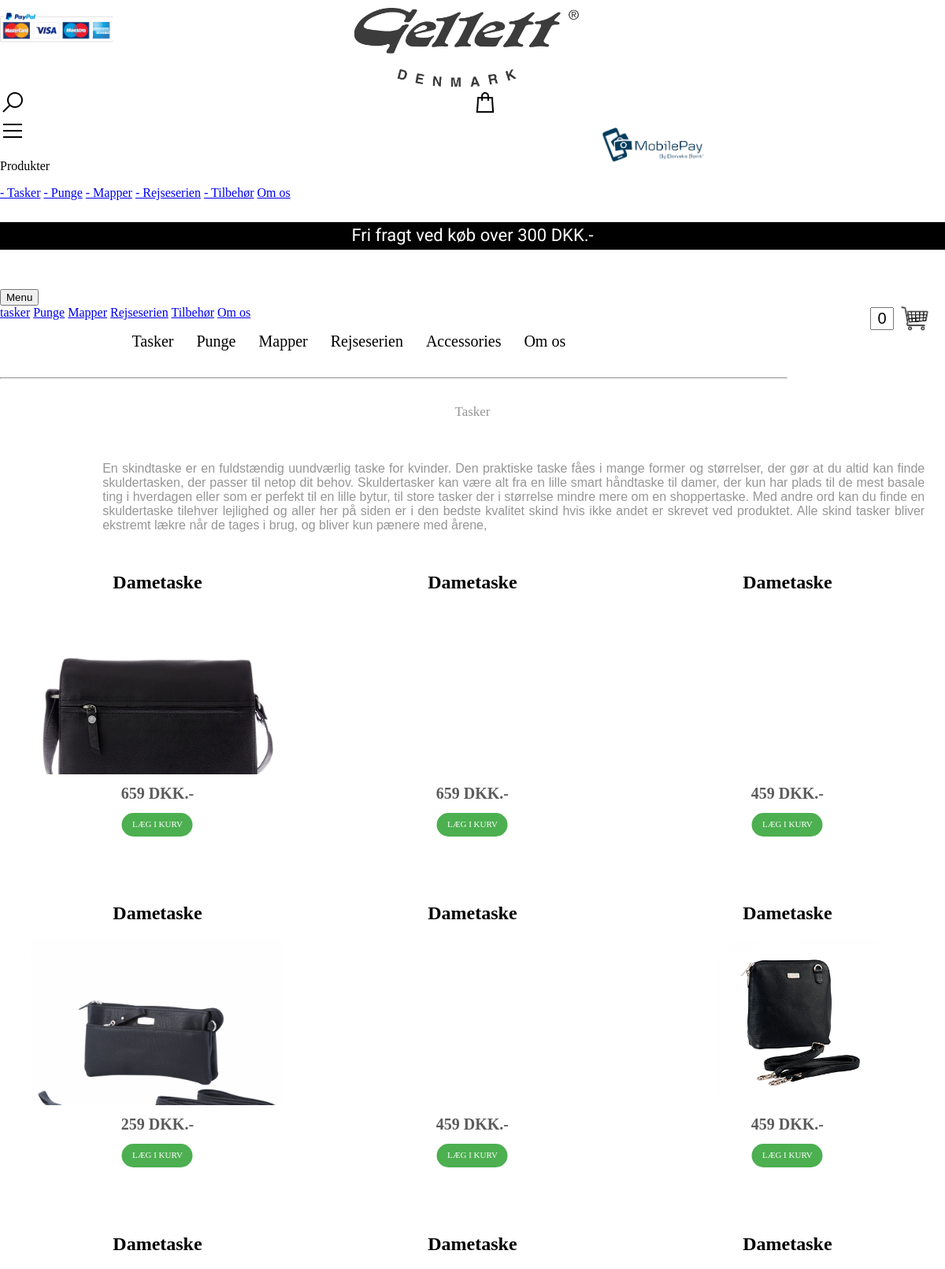
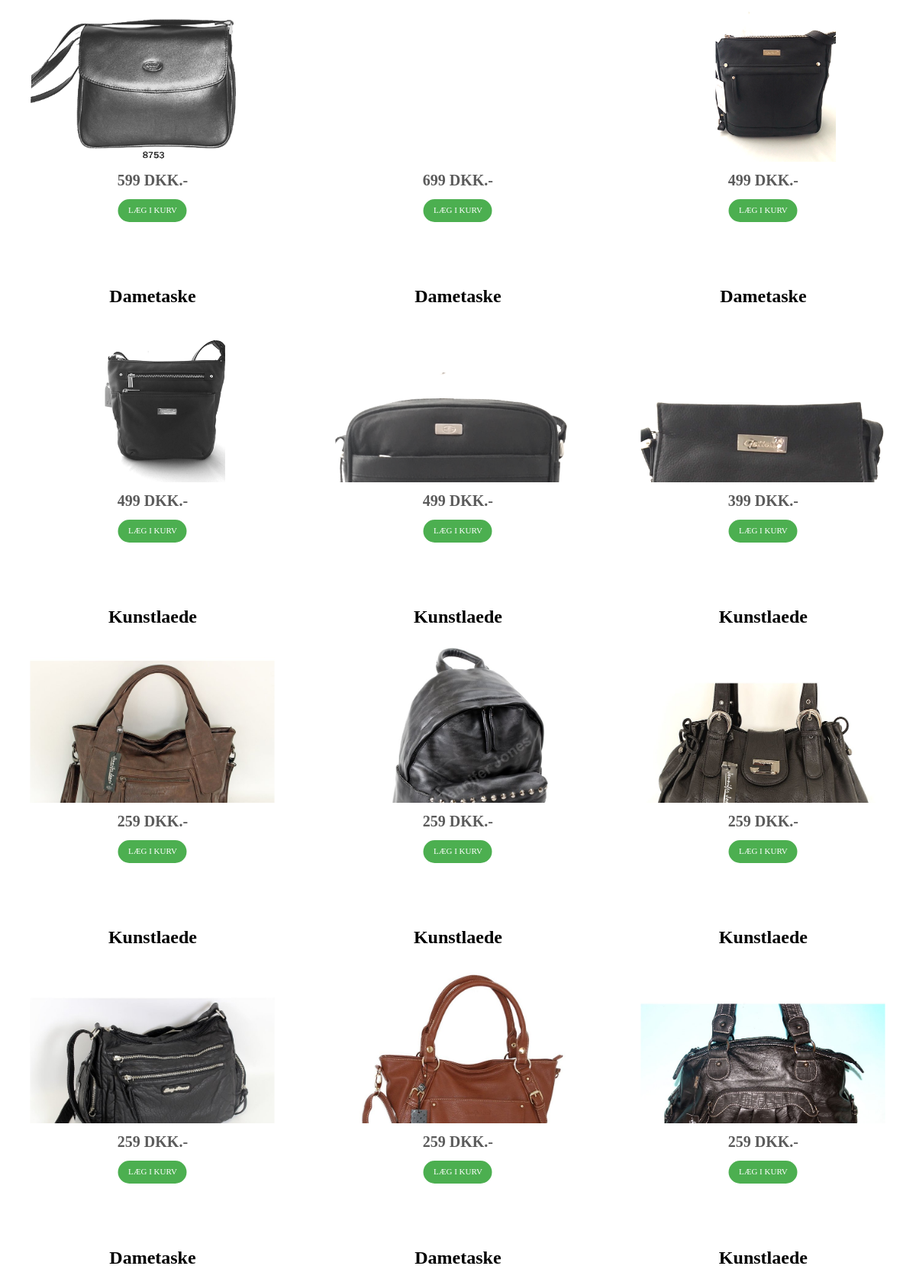
The page /tasker (upper part) on the database its author committed (2 pictures, top to bottom).
### tables this page shows
CREATE TABLE "varer" (
	`varer_image_path`	text,
	`vare_beskrivelse`	text,
	`varer_cost`	text,
	`ID`	text,
	`Billeder`	text,
	`type`	text,
	`vare_nummer`	TEXT,
	`mål`	TEXT,
	`farve`	TEXT,
	`alternativer`	TEXT
);

### gellettleather.py (the view, shortened to what this page needs)
@app.route('/<varetype>/<varetype_1>')
@app.route('/<varetype>', defaults={'varetype_1': ''})
def varer(varetype, varetype_1):
    if varetype_1 != "":
        titel = varetype_1.capitalize()
        path_go_1 = varetype
        path_go_2 = varetype+"/"+varetype_1
        path_1 = varetype.capitalize()
        path_2 = varetype_1.capitalize()
        arrow = "> "
    else:
        path_go_1 = varetype
        path_go_2 = ""
        path_1 = varetype.capitalize()
        path_2 = ""
        titel = varetype.capitalize()
        arrow = ""
    x = 1
    y = 0
    z = 0
    buy_btn_value = []
    image_number = []
    image_path = []
    product_text = []
    product_price = []
    antal = []
    kategori = []
    varenummer = []
    c1.execute('SELECT * FROM varer')
    for row in c1.fetchall():
        if varetype_1 == "":
            if row[5] == varetype:
                row_numm = c1.rowcount + x
                image_number.append(row_numm)
                image_path.append(row[0])
                product_text.append(row[6])
                product_price.append(row[2])
                antal.append(row[4])
                buy_btn_value.append(row[5])
                kategori.append(row[3].capitalize())
                varenummer.append(row[6])
                x = x + 1
                z = z + 1
                if z == 3:
                    y = y + 1
                    z = 0
    if z:
        height = (y + 1) * 450 + 127 + 150
        content_height = (y + 1) * 450 + 127 + 20 + 127 + 150
    else:
        height = y * 450 + 150
        content_height = y * 450 + 127 + 20 + 150
    return render_template("varer.html", varenummer=varenummer, kategori=kategori, arrow=arrow, path_go_1=path_go_1, path_go_2=path_go_2, path_1=path_1,
                           path_2=path_2, image_path=image_path, image_number=image_number, product_text=product_text,
                           product_price=product_price, height=height, titel=titel, content_height=content_height,
                           antal=antal, buy_btn_value=buy_btn_value)

### templates/varer.html (shortened to what this page needs)
<!DOCTYPE html>
<html>
<head>
    <link rel="stylesheet" type="text/css" href="/static/css/colums.css?v=1.01">
    <link rel="stylesheet" type="text/css" href="/static/css/varer.css?v=1.09">
</head>
<body id="body">
    {% include 'header.html' %}
    <div id="content">
        <div id="container">
            {% include 'nav.html' %}
                {% include 'menu.html' %}
                <div id="border_container">
                    <div class="path_container">
                        <div class="path_text">
                            <p><a href="/{{ path_go_1 }}">{{ path_1 }}</a> {{ arrow }} <a href="/{{ path_go_2 }}">{{ path_2 }}</a></p>
                        </div>
                    </div>
                    <section id="kategori_beskrivelse">
                        <p>
                            {% if path_1 == "Tasker"  %}
                                En skindtaske er en fuldstændig uundværlig taske for kvinder. Den praktiske taske fåes i mange former og størrelser, der gør at du altid kan finde skuldertasken, der passer til netop dit behov. Skuldertasker kan være alt fra en lille smart håndtaske til damer, der kun har plads til de mest basale ting i hverdagen eller som er perfekt til en lille bytur, til store tasker der i størrelse mindre mere om en shoppertaske. Med andre ord kan du finde en skuldertaske tilehver lejlighed og aller her på siden er i den bedste kvalitet skind hvis ikke andet er skrevet ved produktet. Alle skind tasker bliver ekstremt lækre når de tages i brug, og bliver kun pænere med årene,
                            {% endif %}
                        </p>
                    </section>
                    <div class="products">
                        <div class="row">
                            {% for num in image_number %}
                                <div class="col-4 col-m-4 col-s-12">
                                    <div class="product_container">
                                        <div class="kategori kategori_{{ num }}"> <h2>{{ kategori[num] }}</h2> </div>
                                        <div class="billede billede_{{ num }}" id="{{ image_path[num] }}" style="background-image: url('{{ image_path[num] }}')"></div>
                                        <div class="product_text">
                                            <p class="product_text_{{ num }}">{{ product_price[num] }} DKK.-</p>
                                        </div>
                                        <div class="buy">
                                            <div class="buy_btn" id="{{ num }}"></div>
                                            <div class="buy_text"><p>LÆG I KURV</p></div>
                                        </div>
                                    </div>
                                </div>
                            {% endfor %}
                        </div>
                    </div>
                </div>
        </div>
    </div>
{% include 'footer.html' %}
</body>

### templates/header.html (shortened to what this page needs)
<div class="row">
        <div id="header">
            <div class="row" id="top_header">
                <div id="flex">
                    <div class="col-3 col-m-3 flex2" id="left">
                        <div id="paypal">
                            <div id="paypal_logo"></div>
                        </div>
                    </div>
                    <div class="right_header col-6 col-m-6 col-s-9 flex1">
                        <div id="logo_container">
                            <a href="/"><div id="logo"></div></a>
                        </div>
                    </div>
                    <div class="right_header col-6 col-m-6 col-s-1">
                        <img src="/static/images/icons8-search-32.png" alt="search" style="height: 32px; width: 32px">
                    </div>
                    <div class="right_header col-6 col-m-6 col-s-1">
                        <img src="/static/images/icons8-shopping-bag.png" alt="shopping-bag" style="height: 32px; width: 32px">
                    </div>
                        <div class="right_header dropdown col-6 col-m-6 col-s-1">
                            <div class="dropbtn"><img src="/static/images/icons8-menu-32.png" alt="burgermenu" style="height: 32px; width: 32px">
                            </div>
                            <div class="dropdown-content">
                                <p id="produkter" class="dropdown_content_1">Produkter</p>
                                    <a class="dropdown_content_2" href="/tasker">- Tasker</a>
                                    <a class="dropdown_content_2" href="/punge">- Punge</a>
                                    <a class="dropdown_content_2" href="/mapper">- Mapper</a>
                                    <a class="dropdown_content_2" href="/rejseserien">- Rejseserien</a>
                                    <a class="dropdown_content_2" href="/tilbehoer">- Tilbehør</a>
                                    <a class="dropdown_content_1" href="/om_os">Om os</a>
                            </div>
                        </div>
                    <div class="col-3 col-m-3 col-s-6 flex2" id="right">
                        <div id="mobilepay">
                            <div id="mobilepay_logo"></div>
                        </div>
                    </div>
                </div>
            </div>
            <div class="row" id="bot_header">
                <div class="col-12">
                    <div id="ombygning_container">
                        <p>Fri fragt ved køb over 300 DKK.-</p>
                    </div>
                </div>
            </div>
        </div>
</div>
<link rel="stylesheet" type="text/css" href="/static/css/header.css?v=3">

### templates/nav.html (shortened to what this page needs)
<div class="row" id="nav_row">
        <div id="nav">
            <div class="col-12 col-s-10">
                <div class="dropdown">
                    <button class="dropbtn">Menu
                    </button>
                    <div class="dropdown-content">
                        <a href="/tasker">tasker</a>
                        <a href="/punge">Punge</a>
                        <a href="/mapper">Mapper</a>
                        <a href="/rejseserien">Rejseserien</a>
                        <a href="/tilbehoer">Tilbehør</a>
                        <a href="/om_os">Om os</a>
                    </div>
                </div>
                <div id="list">
                    <ul>
                        <li>
                            <div class="dropdown_start">
                                <a class="list_text" href="/tasker">Tasker</a>
                            </div>
                        </li>
                        <li>
                            <div class="dropdown_start">
                                <a class="list_text" href="/punge">Punge</a>
                            </div>
                        </li>
                        <li>
                            <div class="dropdown_start">
                                <a class="list_text" href="/mapper">Mapper</a>
                            </div>
                        </li>
                        <li>
                            <div class="dropdown_start">
                                <a class="list_text" href="/rejseserien">Rejseserien</a>
                            </div>
                        </li>
                        <li>
                            <a class="list_text" href="/tilbehoer">Accessories</a>
                        </li>
                        <li>
                            <a class="list_text" href="/om_os">Om os</a>
                        </li>
                    </ul>
                </div>
                <hr>
            </div>
                <div class="kurv_container">
                    <div class="kurv_img">
                        <input id="vare_antal" name="antal" type="text" value="0" readonly>
                    </div>
                </div>
        </div>
</div>
<link rel="stylesheet" type="text/css" href="/static/css/nav.css?v=3">

### templates/menu.html (shortened to what this page needs)
<link rel="stylesheet" type="text/css" href="/static/css/menu.css">

### templates/footer.html (shortened to what this page needs)
<link rel="stylesheet" type="text/css" href="/static/css/footer.css?v=3">

### static/css/colums.css (style rules this page uses)
* { box-sizing: border-box; }
[class*="col-"] { width: 100%; float: left; }
@media only screen and (min-width: 100px) { .col-s-1 { width: 8.33%; } }
@media only screen and (min-width: 100px) { .col-s-6 { width: 50%; } }
@media only screen and (min-width: 100px) { .col-s-9 { width: 75%; } }
@media only screen and (min-width: 100px) { .col-s-10 { width: 83.33%; } }
@media only screen and (min-width: 100px) { .col-s-12 { width: 100%; } }
@media only screen and (min-width: 1000px) { .col-m-3 { width: 25%; } }
@media only screen and (min-width: 1000px) { .col-m-4 { width: 33.33%; } }
@media only screen and (min-width: 1000px) { .col-m-6 { width: 50%; } }
.row::after { content: ""; clear: both; display: table; }

### static/css/varer.css (style rules this page uses)
html, body { position: relative; width: 100%; margin: 0; min-height: 100%; }
body { background-color: white; overflow: auto; }
#container { min-height: 100%; max-width: 1200px; margin: auto; }
.products { float: right; max-width: 1000px; height: 330px; }
#kategori_beskrivelse { position: relative; width: 87%; left: 50%; transform: translate(-45%); text-align: justify; font-family: Helvetica; color: #969696; }
.product_container { padding-top: 30px; position: relative; width: 325px; height: 420px; display: inline-block; background-color: white; text-align: center; left: 50%; transform: translate(-50%); }
.path_container { width: 100%; text-align: center; padding-top: 15px; padding-bottom: 20px; }
.path_text { color: #969696; font-family: Verdana; font-size: 17px; }
.path_text a { color: #969696; font-family: Verdana; font-size: 17px; text-decoration: None; }
.kategori, .kategori h2 { margin: 0; padding-bottom: 10px; }
.product_text { width: 100%; position: absolute; top: 280px; text-align: center; font-size: 20px; font-family: "Trebuchet MS"; font-weight: bold; color: #5b5b5b; }
.product_text p { display: inline-block; }
.buy { position: relative; top: 60px; }
.buy_btn { height: 30px; width: 90px; background-color: #4CAF50; border-radius: 20px; position: relative; left: 50%; transform: translate(-50%); bottom: 15px; }
.buy_text { position: relative; bottom: 48px; pointer-events: none; color: white; font-family: Verdana; font-size: 11px; }

### static/css/header.css (style rules this page uses)
#header { background-color: white; margin: auto; }
#top_header { max-width: 1400px; margin: auto; }
#logo_container { position: relative; width: 300px; left: 50%; transform: translate(-50%); display: inline-block; }
#paypal { position: relative; left: 50%; transform: translate(-50%); width: 300px; height: 104px; }
#mobilepay { position: relative; left: 50%; transform: translate(-50%); width: 300px; height: 104px; }
#paypal_logo { margin-top: 10px; background-image: url("../images/paypal_logo.png"); background-size: contain; background-repeat: no-repeat; width: 142.5px; height: 100px; }
#mobilepay_logo { margin-top: 10px; float: right; background-image: url("../images/mobilepay_logo.png"); background-size: contain; background-repeat: no-repeat; width: 142.5px; height: 100px; }
#logo { margin-top: 10px; background-image: url("../images/gellettlogo.png"); background-size: cover; width: 285px; height: 100px; }
#ombygning_container { width: 100%; height: 35px; background-color: black; text-align: center; font-size: 18px; }
#ombygning_container p { font-family: 'Roboto'; color: white; font-size: 22px; padding-top: 4px; margin-bottom: 0; }

### static/css/nav.css (style rules this page uses)
#nav { position: relative; z-index: 5; max-width: 1200px; margin: auto; padding-top: 50px; }
#nav_row { background-color: white; }
.kurv_img { position: relative; background-image: url("/static/images/trolly.png"); height: 75px; width: 75px; background-size: cover; left: 100%; transform: translate(-100%); }
#vare_antal { position: absolute; top: 23px; left: -20px; width: 30px; font-size: 20px; text-align: center; }
#list { position: relative; width: 745px; left: 50%; transform: translate(-50%); padding-bottom: 10px; }
.dropdown_start { position: relative; display: inline-block; }
#nav li { list-style-type: none; display: inline; margin-right: 25px; }
.list_text { font-family: verdana; color: black; text-decoration: none; font-size: 20px; }
@media only screen and (max-width: 1550px) { #nav_row { transform: translate3d(0px,0px,0px); position: sticky; position: -webkit-sticky; top: -50px; width: 100%; z-index: 1; } }
@media only screen and (max-width: 1550px) { #nav hr { margin-bottom: 0px; } }

### rows shown on the page
varer: varer_image_path (picture), varer_cost "659"
varer: varer_cost "659"
varer: varer_cost "459"
varer: varer_image_path (picture), varer_cost "259"
varer: varer_cost "459"
varer: varer_image_path (picture), varer_cost "459"
varer: varer_image_path (picture), varer_cost "599"
varer: varer_cost "699"
varer: varer_image_path (picture), varer_cost "499"
varer: varer_image_path (picture), varer_cost "499"
varer: varer_image_path (picture), varer_cost "499"
varer: varer_image_path (picture), varer_cost "399"
varer: varer_image_path (picture), varer_cost "259"
varer: varer_image_path (picture), varer_cost "259"
varer: varer_image_path (picture), varer_cost "259"
varer: varer_image_path (picture), varer_cost "259"
varer: varer_image_path (picture), varer_cost "259"
varer: varer_image_path (picture), varer_cost "259"

### other values the page prints
{{ path_1 }} "Tasker"
{{ kategori[num] }} "Dametaske" "Dametaske" "Dametaske" "Dametaske" "Dametaske" "Dametaske" "Dametaske" "Dametaske" "Dametaske" "Dametaske" "Dametaske" "Dametaske" "Kunstlaede" "Kunstlaede" "Kunstlaede" "Kunstlaede" "Kunstlaede" "Kunstlaede" "Dametaske" "Dametaske" "Kunstlaede"
